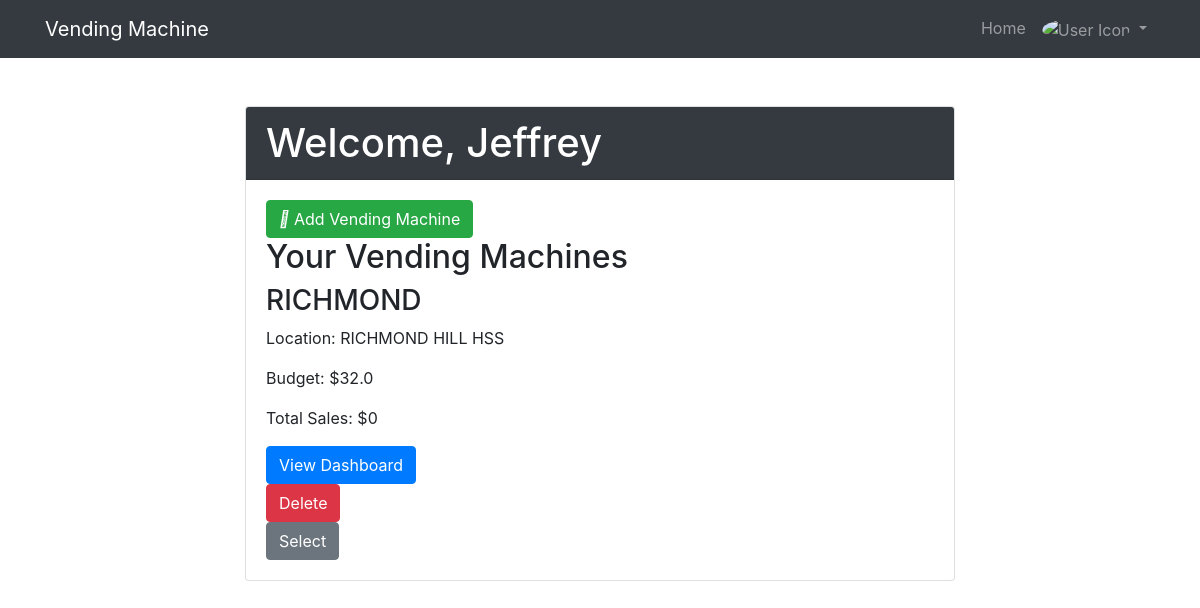
Screenshot of / (signed in) with the database file from the repository.
### website/models.py (models this page shows, shortened)
class User(db.Model, UserMixin):
    id = db.Column(db.Integer, primary_key=True)
    firstName = db.Column(db.String(80), unique=True, nullable=False)
    email = db.Column(db.String(80), unique=True, nullable=False)
    password = db.Column(db.String(40), nullable=False)
    vending_machines = db.relationship("VendingMachine", backref='owner', lazy=True)

class VendingMachine(db.Model):
    id = db.Column(db.Integer, primary_key=True)
    machine_name = db.Column(db.String(80), nullable=False)
    location = db.Column(db.String(100), nullable=True)
    date = db.Column(db.Date, nullable=True)
    budget = db.Column(db.Float, nullable=False)
    total_sales = db.Column(db.Float, default=0.0, nullable=False)
    user_id = db.Column(db.Integer, db.ForeignKey('user.id'), nullable=False)
    notes = db.relationship('Note', backref='vending_machine', lazy=True)
    transactions = db.relationship('Transaction', backref='vending_machine', lazy=True)
    def calculate_total_sales(self):
        return sum(tr.amount for tr in self.transactions)

### website/views.py (the view)
@views.route('/', methods=['GET', 'POST'])
@login_required
def home():
    user_vending_machine = VendingMachine.query.filter_by(user_id=current_user.id).all()
    return render_template("home.html", user=current_user, vending_machines=user_vending_machine)

### website/__init__.py (called while the page is built)
def create_app():
    app = Flask(__name__)
    app.config['SECRET_KEY'] = SECRET_KEY
    app.config['SQLALCHEMY_DATABASE_URI'] = f'sqlite:///{os.path.join(app.root_path, DB_NAME)}'
    db.init_app(app)
    from .views import views
    from .auth import auth
    from .vending_Machine import vending_machine
    app.register_blueprint(views, url_prefix='/')
    app.register_blueprint(auth, url_prefix='/')
    app.register_blueprint(vending_machine, url_prefix='/')
    from .models import User, Note, VendingMachine
    create_database(app)
    login_manager = LoginManager()
    login_manager.login_view = 'auth.login'
    login_manager.init_app(app)
    @login_manager.user_loader
    def load_user(id):
        return User.query.get(int(id))
    return app

### website/templates/home.html (shortened to what this page needs)
{% extends "base.html" %}
{% block content %}
<div class="container mt-5">
  <div class="row justify-content-center">
    <div class="col-md-8">
      <div class="card">
        <div class="card-header bg-dark text-white">
          <h1 class="mb-0">Welcome, {{ current_user.firstName }}</h1>
        </div>
        <div class="card-body">
          <div class="dashboard-header">
            <button id="add-machine-button" class="btn btn-success btn-add">
              <i class="fas fa-plus"></i> Add Vending Machine
            </button>
          </div>
          <h2>Your Vending Machines</h2>
          <div class="vending-machine-list">
            {% if user.vending_machines %}
              {% for machine in user.vending_machines %}
                <div class="vending-machine">
                  <h3>{{ machine.machine_name }}</h3>
                  <p>Location: {{ machine.location }}</p>
                  <p>Budget: ${{ machine.budget }}</p>
                  <p>Total Sales: ${{ machine.calculate_total_sales() }}</p>
                  <a href="{{ url_for('vending_machine.vending_machine_dashboard', machine_id=machine.id) }}" class="btn btn-primary">View Dashboard</a>
                  <form method="POST" action="{{ url_for('views.delete_vending_machine', vending_machine_id=machine.id) }}" class="delete-form">
                    <button type="submit" class="btn btn-danger">Delete</button>
                  </form>
                </div>
              {% endfor %}
            {% else %}
              <p>You don't have any vending machines yet.</p>
            {% endif %}
          </div>
          <button class="btn btn-secondary btn-select" {% if not user.vending_machines %}disabled{% endif %}>Select</button>
        </div>
      </div>
    </div>
  </div>
</div>
{% endblock %}

### website/templates/base.html (shortened to what this page needs)
<!DOCTYPE html>
<html lang="en">
<head>
    <link rel="stylesheet" href="https://stackpath.bootstrapcdn.com/bootstrap/4.4.1/css/bootstrap.min.css">
    <link rel="stylesheet" href="https://stackpath.bootstrapcdn.com/font-awesome/4.7.0/css/font-awesome.min.css">
</head>
<body>
    <nav class="navbar navbar-expand-lg navbar-dark bg-dark">
        <div class="container">
            <a class="navbar-brand" href="/">Vending Machine</a>
            <div class="collapse navbar-collapse" id="navbar">
                <ul class="navbar-nav ml-auto">
                    {% if user.is_authenticated %}
                    <li class="nav-item">
                        <a class="nav-link" href="/">Home</a>
                    </li>
                    <li class="nav-item dropdown">
                        <a class="nav-link dropdown-toggle" href="#" id="userDropdown" role="button" data-toggle="dropdown" aria-haspopup="true" aria-expanded="false">
                            <img src="icon.png" alt="User Icon" width="30" class="rounded-circle"> {{ user.name }}
                        </a>
                    </li>
                    {% endif %}
                </ul>
            </div>
        </div>
    </nav>
    <div class="container mt-4">
        {% block content %}
        {% endblock %}
    </div>
</body>
</html>

### rows the page displays
User: firstName "Jeffrey"
VendingMachine: machine_name "RICHMOND", location "RICHMOND HILL HSS", budget "32.0", calculate_total_sales "0"
